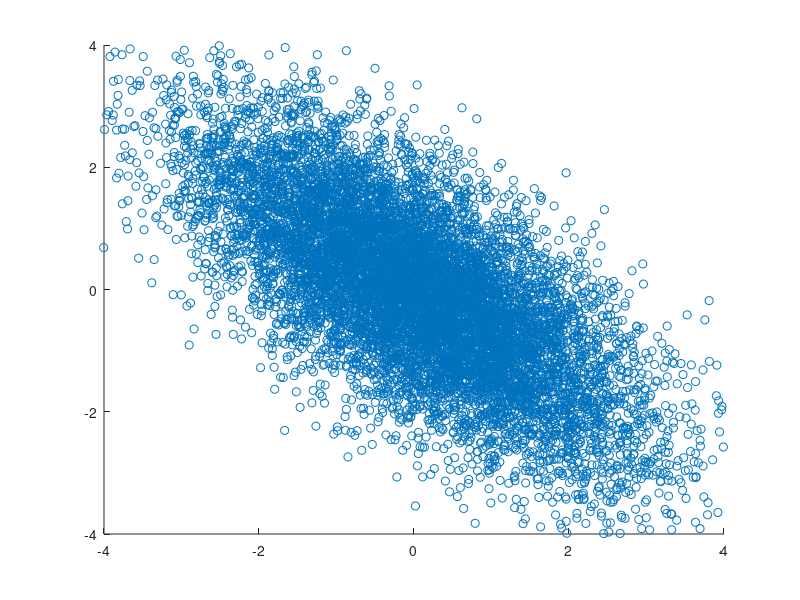

Source code (MATLAB): (Note: this script raises an error after producing the figure.)
clear; clc; close all;
rng('default');

%% Test MultiVMV()
if 0
    D = 2;
    N = 10;
    v1 = rand(N, D);
    v2 = rand(N, D);
    Sigma = repmat(eye(D) * 5, [1,1,N]) + randn(D, D, N);
    % slow way
    for i = 1 : N
        xSlow(i, 1) = v1(i, :) * Sigma(:, :, i) * v2(i, :)';
    end
    xFast = MultVMV(v1, Sigma, v2);
    if N < 100
        [xSlow, xFast]
    end
    
    % slow way
    xSlow = [];
    for i = 1 : N
        xSlow(i, :) = v1(i, :) * Sigma(:, :, i);
    end
    xFast = MultVMV(v1, Sigma);
    if N < 100
        [xSlow, xFast]
    end
end

%% Specify data format
% X_1:              J X D1 X T X N matrix (in Matlab the 1st and 2nd subscripts refers rwo and column)
% X_2:              J X D2 matrix
% Q:                T X J X N matrix
% beta:     N X D1 matrix
% theta:    N X D2 matrix

%% Test NormalLikelihood()
if 0
    D = 2;
    M = 10000;
    x = rand(1, D);
    mu = rand(M, D);
    Sigma = repmat(eye(D) * 5, [1,1,M]) + randn(D, D, M);
    for k = 1 : M
        detSigma(k, 1) = det(Sigma(:, :, k));
        invSigma(:, : , k) = inv(Sigma(:, :, k));
    end
    LSlow = NormalLikelihood(x, mu, Sigma, invSigma, detSigma, 0, 1);
    LFast = NormalLikelihood(x, mu, Sigma, invSigma, detSigma, 1, 1);
    [LSlow, LFast]
    
    x = rand(M, D);
    LSlow = NormalLikelihood(x, mu, Sigma, invSigma, detSigma, 0, 1);
    LFast = NormalLikelihood(x, mu, Sigma, invSigma, detSigma, 1, 1);
    [LSlow, LFast]
    
    mu = mu(1, :);
    Sigma = Sigma(:, :, 1);
    invSigma = invSigma(:, :, 1);
    detSigma = detSigma(1);
    LSlow = NormalLikelihood(x, mu, Sigma, invSigma, detSigma, 0, 1);
    LFast = NormalLikelihood(x, mu, Sigma, invSigma, detSigma, 1, 1);
    [LSlow, LFast]
end

%% Test MyMvnrnd
if 0
    D = 2;
    N = 10000;
    b = zeros(N, D);
    S = [1 0.7; 0.7 1];
    Sigma = repmat(S, [1,1,N]);
    L = chol(S, 'lower');
    LRep = repmat(L, [1,1,N]);
    x = MyMvnrnd(b, Sigma, LRep);
    figure,
    scatter(x(:,1), x(:,2));
    axis([-4 4 -4 4]);
    
    x = MyMvnrnd(b, S, L);
    figure,
    scatter(x(:,1), x(:,2));
    axis([-4 4 -4 4]);
end

%% Test MNLLikelihood
if 0
    J = 6;
    T = 12;
    N = 10;
    D1 = 2;
    D2 = 5;
    
    X1 = rand(J, D1, T, N);
    X2 = rand(J, D2);
    Q = rand(T, J, N);
    beta = rand(N, D1);
    theta = rand(N, D2);
    
    MNLLikelihood(X1, X2, Q, beta, theta, 1, 1)
    MNLLikelihood(X1, X2, Q, beta, theta, 1, 0)
end

%% Test MyMvnrndPrec
if 1
    D = 2;
    N = 10000;
    b = zeros(N, D);
    % precision
    P = [1 0.7; 0.7 1];
    
    x = mvnrnd(b, inv(P));
    figure,
    scatter(x(:,1), x(:,2));
    axis([-4 4 -4 4]);
    mean(x)
    inv(cov(x))
    
    x = MyMvnrndPrec(b, P);
    figure,
    scatter(x(:,1), x(:,2));
    axis([-4 4 -4 4]);
    mean(x)
    inv(cov(x))
end


